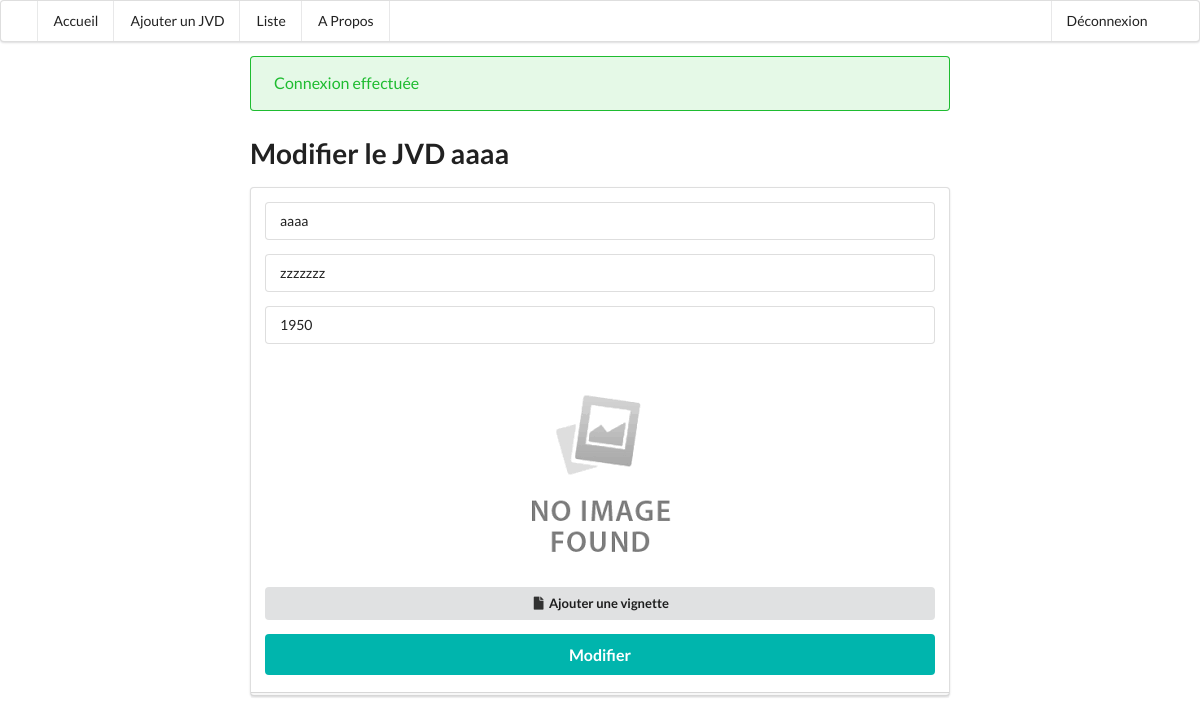
Page /modifId/6 (signed in) on the committed database.
### tables this page shows
CREATE TABLE `jvd` (
  `id` int(11) NOT NULL,
  `nom` varchar(250) NOT NULL,
  `genre` varchar(250) DEFAULT NULL,
  `annee_sortie` int(11) DEFAULT NULL,
  `photo` varchar(250) DEFAULT NULL,
  `pseudo_utilisateur` varchar(30) NOT NULL
);

### src/control/Controller.php (called while the page is built, shortened)
<?php
class Controller
{
    private $view;
    private $JVDStorage;
    public function __construct(View $view, JVDStorage $JVDStorage, AccountStorageMySQL $accountStorageMySQL)
    {
        $this->view = $view;
        $this->JVDStorage = $JVDStorage;
    }
    public function recupJVDmodif($id){
        $jvdModif=$this->JVDStorage->read($id);
        if($jvdModif->getPseudoUtilisateur() ==$_SESSION["user"]->getLogin())
            $this->view->makeModifJvdPage($jvdModif);
        else
            $this->view->displayModifJVDFailure();
    }
}

### src/Router.php (called while the page is built, shortened)
<?php
require_once("view/View.php");
require_once("view/PrivateView.php");
require_once("control/Controller.php");
require_once("model/JVD.php");
require_once("model/JVDStorageMySQL.php");
class Router
{
    public function main(JVDStorage $JVDStorage, AccountStorageMySQL $accountStorageMySQL)
    {
        $feedback = (key_exists('feedback', $_SESSION) and sizeof($_SESSION['feedback']) == 2) ? $_SESSION['feedback'] : '';
        $isConnected = false;
        if (key_exists('user', $_SESSION))
            $isConnected = true;
        if (!$isConnected)
            $uneVue = new View($this, $feedback);
        else
            $uneVue = new PrivateView($this, $feedback, $_SESSION['user']);
        $unController = new Controller($uneVue, $JVDStorage, $accountStorageMySQL);
        if(key_exists('p',$_GET))
        {
            $page = explode("/", $_GET['p']);
            if (key_exists(0,$page))
            {
                switch ($page[0]) {
                    case "modifId":
                        if (key_exists(1,$page))
                            $unController->recupJVDmodif($page[1]);
                        else
                            $uneVue->makeUnknownActionPage();
                        break;
                }
            }
        }
        $uneVue->render();
    }
    public function getJVDSaveModifURL()
    {
        $url = PATH."action/sauverModif";
        return $url;
    }
}

### index.php (called while the page is built, shortened)
<?php
require_once("Router.php");
try {
    $connection = new PDO("mysql:dbname=".DB.";host=".HOST, USERNAME, PASSWORD, array(PDO::MYSQL_ATTR_INIT_COMMAND => 'SET NAMES utf8'));
}
catch (PDOException $e) {
    echo $e;
}
$JVDStorage = new JVDStorageMySQL ($connection);
$AccountStorage= new AccountStorageMySQL($connection);
$router = new Router();
$router->main($JVDStorage,$AccountStorage);

### src/model/JVD.php (called while the page is built, shortened)
<?php
class JVD
{
    private $nom;
    private $genre;
    private $annee_sortie;
    private $photo;
    public function __construct($id, $nom, $genre, $annee_sortie, $photo=null, $pseudo_utilisateur)
    {
        $this->nom = $nom;
        $this->genre = $genre;
        $this->annee_sortie = $annee_sortie;
        $this->photo = $photo;
    }
    public function getNom()
    {
        return $this->nom;
    }
    public function getGenre()
    {
        return $this->genre;
    }
    public function getAnneeSortie()
    {
        return $this->annee_sortie;
    }
    public function getPhoto()
    {
        return $this->photo;
    }
}

### src/model/JVDStorageMySQL.php (called while the page is built, shortened)
<?php
class JVDStorageMySQL implements JVDStorage
{
    private $connection;
    public function __construct($connection)
    {
        $this->connection=$connection;
    }
    public function read($id)
    {
        $req = $this->connection->prepare("SELECT * FROM jvd WHERE id=:id");
        $req->execute(array(':id' => $id));
        $result = $req->fetch();
        return new JVD($result['id'],$result['nom'],$result['genre'],$result['annee_sortie'],$result['photo'],$result['pseudo_utilisateur']);
    }
}

### src/view/PrivateView.php (the view, shortened to what this page needs)
<?php
class PrivateView extends View
{
    public function __construct(Router $router, $feedback, Account $account)
    {
        $this->router = $router;
        $this->menuLeft = array(
            "accueil" => array("accueil","Accueil"),
            "nouveau" => array("action/nouveau","Ajouter un JVD"),
            "liste" => array("liste","Liste"),
            "a_propos" => array("a_propos","A Propos")
        );
        $this->menuRight = array(
            "connexion" => array("connexion","Déconnexion")
        );
        $this->feedback = $feedback;
    }
    public function makeModifJvdPage(JVD $jvd){
        $this->title = "Modifier le JVD ".$jvd->getNom();
        $this->content = "";
        $this->content .= "<div class='ui middle aligned center aligned grid'>
                          <div class='column'>
                            <form class='ui large form' action='" . $this->router->getJVDSaveModifURL() . "' enctype='multipart/form-data' method='post'>
                              <div class='ui stacked segment'>
                                <div class='field'>
                                    <input type='text' name='" . JVDBuilder::NOM_REF . "' placeholder='Titre' value='" . stripslashes(htmlspecialchars($jvd->getNom(), ENT_QUOTES)) . "' required/>
                                </div>
                                <div class='field'>
                                    <input type='text' name='" . JVDBuilder::GENRE_REF . "' placeholder='Genre' value='" . stripslashes(htmlspecialchars($jvd->getGenre(), ENT_QUOTES)) . "' required/>
                                </div>
                                <div class='field'>
                                    <input type='number' name='" . JVDBuilder::ANNEE_SORTIE_REF . "' value='" . $jvd->getAnneeSortie() . "' min='1950' required/>
                                </div>
                                <img src='".PATH.$jvd->getPhoto()."' id='previsualisation' onerror=\"this.src = '".PATH."./upload/imgDefault.png'\" style='max-height: 300px'>
                                <div class='field'>
                                    <label for='file' class='ui icon button'>
                                        <i class='file icon'></i>
                                    Ajouter une vignette</label>
                                    <input type='file' name='" . JVDBuilder::PHOTO_REF . "' id='file' style='display:none'>
                                </div>
                                <input type='hidden' name='id' value='".$jvd->getId()."'>
                                <button class='ui fluid large teal submit button' type='submit'>Modifier</button>
                              </div>
                            </form>
                          </div>
                        </div>";
    }
}

### src/view/View.php (shortened to what this page needs)
<?php
require_once("Router.php");
class View
{
    protected $title;
    protected $content;
    protected $menuLeft;
    protected $menuRight;
    protected $feedback;
    public function afficheMenu()
    {
        foreach ($this->menuLeft as $key => $lien) {
            echo "<a href='".PATH.$lien[0]."' class='item'>".$lien[1]."</a>";
        }
        echo "<div class='right menu'>";
        foreach ($this->menuRight as $key => $lien) {
            echo "<a href='".PATH.$lien[0]."' class='item'>".$lien[1]."</a>";
        }
        echo "</div>";
    }
    public function render()
    {
        ?>
        <!DOCTYPE html>
        <html lang="fr">
            <head>
                <link rel="stylesheet" type="text/css" href="https://cdnjs.cloudflare.com/ajax/libs/semantic-ui/2.3.1/semantic.min.css">
            </head>
            <body>
                <div class="ui menu">
                    <div class="ui container">
                        <?php $this->afficheMenu(); ?>
                    </div>
                </div>
                <div class="ui main text container">
                    <?php if($this->feedback) {
                        $color = ($this->feedback[1]) ? 'green' : 'red';
                        echo "<div class='ui ".$color." message'>".$this->feedback[0]."</div> ";
                    } ?>
                    <h1 class="ui header"><?php echo $this->title; ?></h1>
                    <p><?php echo $this->content; ?></p>
                </div>
            </body>
        </html>
        <?php
    }
}

### rows in the picture
jvd: nom "Modifier le JVD aaaa", nom "aaaa", genre "zzzzzzz", annee_sortie "1950"

### other values in the picture
$lien[1] "Accueil"
$lien[1] "Ajouter un JVD"
$lien[1] "Liste"
$lien[1] "A Propos"
$lien[1] "Déconnexion"
$this->feedback[0] "Connexion effectuée"
